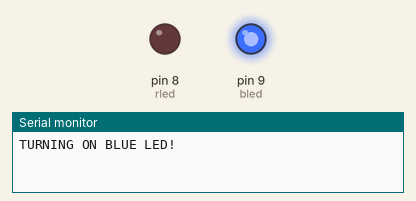
Simulated run of this sketch. Board: Arduino Uno, built with avr-gcc and run on an emulated ATmega328P. On the bench: output pins drawn as LEDs (lit = HIGH), the last lines printed to the serial monitor.

Above: at 0.5 s.
At 2.5 s:
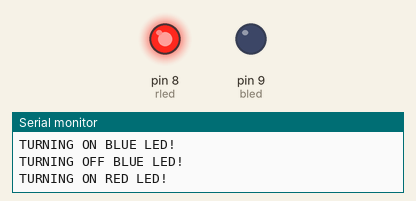
At 3.5 s:
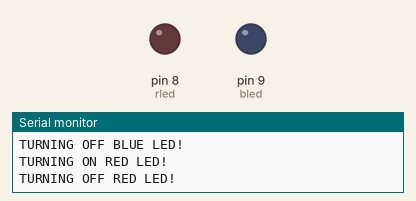
Timing chart, 0 to 5.2 s (numbered marks = the images above):
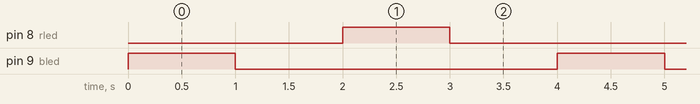

Measured:
- by itself, pin 8 (rled), pin 9 (bled): alternates HIGH for 1.0 s and LOW for 3.0 s
- by itself, everything shown: repeats every 4.0 s, in 4 steps

The sketch:

REDBLUE.ino
```cpp
int bled = 9;
int rled = 8;
void setup() {
  // put your setup code here, to run once:
  pinMode(bled,OUTPUT);
   pinMode(rled,OUTPUT);
  Serial.begin(9600);
}

void loop() {
  // put your main code here, to run repeatedly:
  Serial.println("TURNING ON BLUE LED!");
  digitalWrite(bled,HIGH);
  delay(1000);
   Serial.println("TURNING OFF BLUE LED!");
  digitalWrite(bled,LOW);
  delay(1000);


  Serial.println("TURNING ON RED LED!");
  digitalWrite(rled,HIGH);
  delay(1000);
  Serial.println("TURNING OFF RED LED!");
  digitalWrite(rled,LOW);
  delay(1000);

}
```
